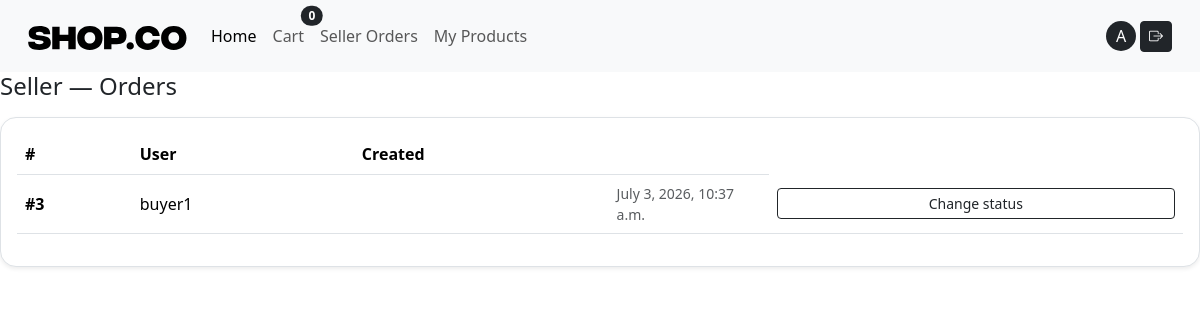
The page /seller/orders/list/all/ (signed in) on the database as committed earlier.
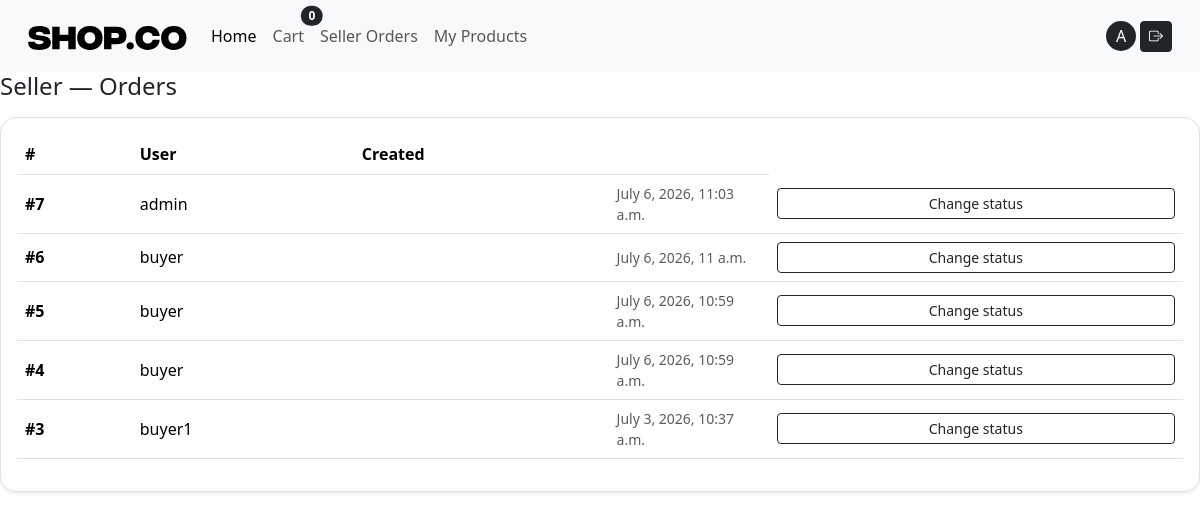
The same page on the database as committed later.
### cart/models.py (models this page shows, shortened)
class Cart(models.Model):
   user = models.OneToOneField(settings.AUTH_USER_MODEL, on_delete=models.CASCADE, related_name='cart')
   created_at = models.DateField(auto_now_add=True)
   updated_at = models.DateField(auto_now=True)
   def total_qty(self):
       return sum(item.qty for item in self.items.all())

### accounts/models.py (models this page shows, shortened)
class User(AbstractUser):
    class Role(models.TextChoices):
        BUYER = "BUYER", "Buyer"
        SELLER = "SELLER", "Seller"
    role = models.CharField(
        max_length=10,
        choices=Role.choices,
        default=Role.BUYER
    )
    image = models.ImageField(upload_to="avatars/", blank=True, null=True)
    phone = models.CharField(max_length=13, help_text="+998919990033")
    address = models.CharField(max_length=255, blank=True)

### orders/models.py (models this page shows, shortened)
class Order(models.Model):
   user = models.ForeignKey(  # buyurtma egasi (xaridor)
       settings.AUTH_USER_MODEL,
       on_delete=models.CASCADE,
       related_name="orders"
   )
   full_name = models.CharField(max_length=120)  # checkoutdagi ism-familiya
   phone = models.CharField(max_length=30)  # telefon
   address = models.TextField()  # manzil (sodda variant)
   delivery_method = models.CharField(max_length=50, default="standard")  # yetkazish turi
   note = models.TextField(blank=True)  # izoh (ixtiyoriy)
   created_at = models.DateTimeField(auto_now_add=True)  #yaratilgan vaqt

### orders/views.py (the view)
# urls.py: path("seller/orders/list/all/", views.SellerOrderListView.as_view(), name="all_orders"),
class SellerOrderListView(SellerRequiredMixin, ListView):
   model = Order
   template_name = "orders/seller/order_list.html"
   context_object_name = "orders"
   paginate_by = 20  # sahifalab ko‘rsatish
   def get_queryset(self):
       return Order.objects.select_related("user").order_by("-created_at")

### cart/context_processors.py (called while the page is built)
def cart(request):
    if request.user.is_authenticated:
        cart, _ = Cart.objects.get_or_create(user=request.user)
        return {'cart': cart}
    return {'cart': None}

### orders/mixins.py (called while the page is built)
   def test_func(self):
       user = self.request.user
       return user.is_authenticated and getattr(user, "role", None) == "SELLER"

### templates/orders/seller/order_list.html (shortened to what this page needs)
{% extends "base.html" %}
{% block content %}
<h1 class="h4 mb-3">Seller — Orders</h1>
<div class="card shadow-sm border rounded-4">
 <div class="card-body">
   {% if orders %}
     <div class="table-responsive">
       <table class="table align-middle">
         <thead><tr>
             <th>#</th>
             <th>User</th>
             <th>Created</th>
             <th style="width:160px;"></th></tr></thead><tbody>
           {% for o in orders %}
             <tr>
               <td class="fw-semibold">#{{ o.id }}</td>
               <td>{{ o.user.username }}</td>
               <td></td>
               <td class="text-muted small">{{ o.created_at }}</td>
               <td>
                 <a class="btn btn-outline-dark btn-sm w-100"
                    href="{% url 'seller_order_status' o.id %}">
                   Change status
                 </a></td></tr>
           {% endfor %}
         </tbody></table></div>
   {% else %}
     <p class="text-muted mb-0">Order yo‘q.</p>
   {% endif %}
 </div></div>
{% endblock %}

### templates/base.html (shortened to what this page needs)
{% load static %}
<!DOCTYPE html>
<html lang="en">
<head>
    <link rel="stylesheet" href="{% static 'css/style.css' %}">
    <link href="https://cdn.jsdelivr.net/npm/bootstrap@5.3.8/dist/css/bootstrap.min.css" rel="stylesheet">
    <link rel="stylesheet" href="https://cdn.jsdelivr.net/npm/bootstrap-icons@1.13.1/font/bootstrap-icons.min.css">
</head>
<body>
{% include 'includes/navbar.html' %}
    {% block content %}
    {% endblock content %}
</body>
</html>

### templates/includes/navbar.html (shortened to what this page needs)
{% load static %}
<nav class="navbar navbar-expand-lg bg-body-tertiary p-3">
  <div class="container-fluid">
    <a class="navbar-brand" href="/"><img src="{% static 'images/logo.svg' %}" alt=""/></a>
    <div class="collapse navbar-collapse" id="navbarSupportedContent">
      <ul class="navbar-nav me-auto mb-2 mb-lg-0">
        <li class="nav-item">
          <a class="nav-link active" aria-current="page" href="/">Home</a>
        </li>
        <li class="nav-item">
          <a href="{% url 'cart_detail' %}" class="nav-link position-relative btn btn-sm ">
  Cart
  <span class="position-absolute top-0 start-100 translate-middle badge rounded-pill bg-dark">
     {{ cart.total_qty }}
  </span>
</a>
        </li>
        <li class="nav-item">
          {% if request.user.is_authenticated %}
 {% if request.user.role == "SELLER" %}
   <a class="nav-link" href="{% url 'seller_order_items' %}">Seller Orders</a>
 {% endif %}
{% endif %}
        </li>
        <li class="nav-item">
          {% if request.user.is_authenticated and request.user.role == "SELLER" %}
<a class="nav-link" href="{% url 'seller_products' %}">
My Products
</a>
{%endif %}
</li>
      </ul>
      {% if user.is_authenticated %}
        <a style="width: 30px; height:30px;" class="text-decoration-none d-flex align-items-center justify-content-center bg-dark text-white rounded rounded-circle me-1"  href="{% url 'profile_detail' %}">{{ user.username|slice:1|title }}</a>
      <form method="post" action="{% url 'logout' %}">
        <button class="btn btn-dark btn-sm"><i class="bi bi-box-arrow-right"></i></button>
      </form>
      {% else %}
      <a class="btn btn-dark rounded rounded-pill me-1" href="{% url 'signup' %}">Ro'yxatdan o'tish</a>
      <a class="btn btn-dark rounded rounded-pill" href="{% url 'login' %}">Kirish</a>
      {% endif %}
    </div>
  </div>
</nav>

Rows that differ between the two databases and show on the page:
added Order: id "7", user.username "admin", created_at "July 6, 2026, 11:03 a.m."
added Order: id "6", user.username "buyer", created_at "July 6, 2026, 11 a.m."
added Order: id "5", user.username "buyer", created_at "July 6, 2026, 10:59 a.m."
added Order: id "4", user.username "buyer", created_at "July 6, 2026, 10:59 a.m."
